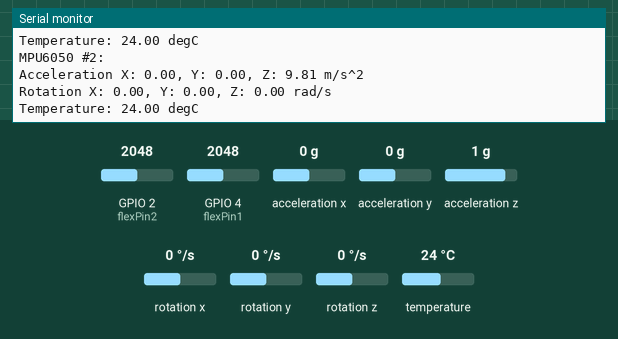
Simulated run of this sketch. Board: ESP32. Shown: the last lines printed to the serial monitor. Inputs (shaded band) come from the test bench; at power-on: acceleration x 0 g, GPIO 2 (flexPin2) = 2048, GPIO 4 (flexPin1) = 2048, acceleration y 0 g, acceleration z 1 g, rotation x 0 °/s, rotation y 0 °/s, rotation z 0 °/s, temperature 24 °C.

Above: at 1.2 s.
1.3 s: acceleration x set to -1.4 g
At 2.0 s:
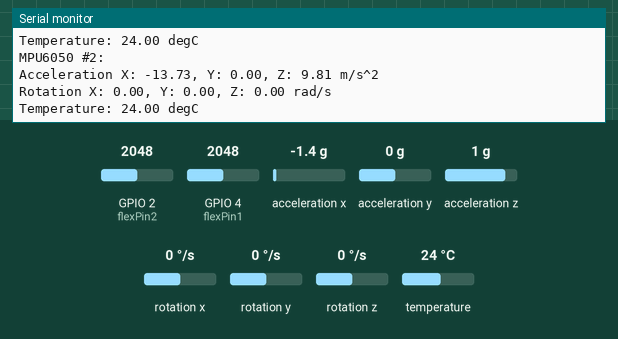
2.8 s: GPIO 2 (flexPin2) set to 2866
4.3 s: GPIO 4 (flexPin1) set to 2866
5.8 s: acceleration y set to -1.4 g
At 6.7 s:
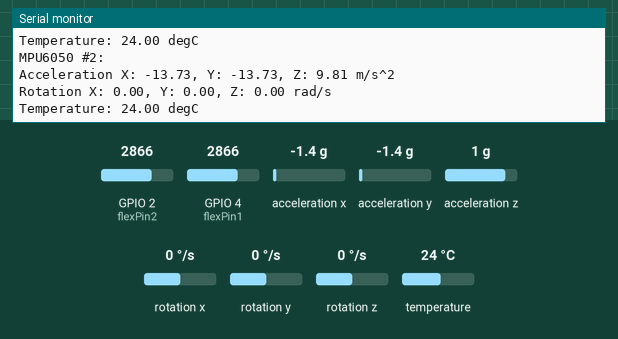
7.3 s: acceleration z set to -1.4 g
At 7.7 s:
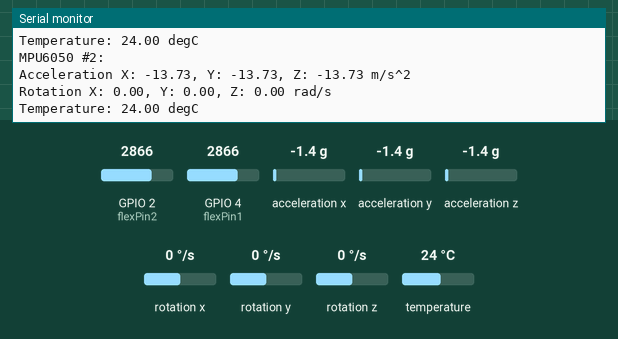
8.8 s: GPIO 2 (flexPin2) set to 3972
Timing chart, 0 to 11.3 s (numbered marks = the images above; inputs shaded):
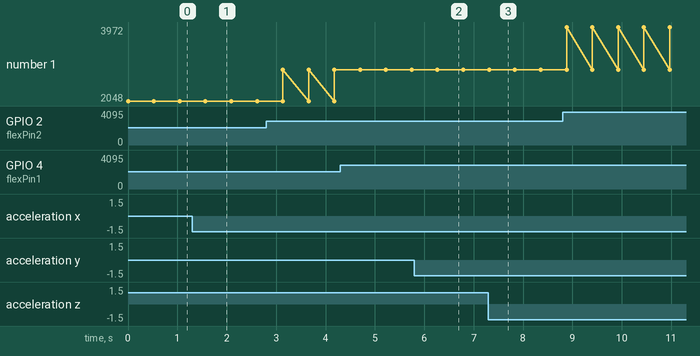

The sketch:

COMPLETE.ino
```cpp
// Complete Test Code for EMBDD

#include <Wire.h>
#include <Adafruit_MPU6050.h>
#include <Adafruit_Sensor.h>


// Flex sensor pins
const int flexPin1 = 4;  // First flex sensor connected to GPIO4
const int flexPin2 = 2;  // Second flex sensor connected to GPIO2

// MPU6050 sensors
Adafruit_MPU6050 mpu1;
Adafruit_MPU6050 mpu2;

/**
 * Sets up the serial communication and initializes two MPU6050 sensors.
 * Configures the accelerometer and gyroscope ranges, as well as the filter bandwidth for each sensor.
 * The function waits until a connection to the serial monitor is established.
 * If either MPU6050 sensor is not found, the setup process halts with an error message.
 */
void setup() {
  Serial.begin(115200);
  while (!Serial)
    delay(10);


  if (!mpu1.begin(0x68)) { // Default I2C address is 0x68
    Serial.println("Failed to find MPU6050 #1");
    while (1) {
      delay(10);
    }
  }
  Serial.println("MPU6050 #1 Found!");


  if (!mpu2.begin(0x69)) { // Alternate I2C address is 0x69
    Serial.println("Failed to find MPU6050 #2");
    while (1) {
      delay(10);
    }
  }
  Serial.println("MPU6050 #2 Found!");


  mpu1.setAccelerometerRange(MPU6050_RANGE_8_G);
  mpu1.setGyroRange(MPU6050_RANGE_500_DEG);
  mpu1.setFilterBandwidth(MPU6050_BAND_5_HZ);


  mpu2.setAccelerometerRange(MPU6050_RANGE_8_G);
  mpu2.setGyroRange(MPU6050_RANGE_500_DEG);
  mpu2.setFilterBandwidth(MPU6050_BAND_5_HZ);


  analogSetAttenuation(ADC_11db);
}

/**
 * Reads the values from the flex sensors and prints their values to the serial monitor.
 * Retrieves the sensor events for both MPU6050 sensors and prints the acceleration, rotation, and temperature values for each sensor.
 * Waits for 500 milliseconds before taking the next reading.
 */
void loop() {

  int flexValue1 = analogRead(flexPin1);
  int flexValue2 = analogRead(flexPin2);


  Serial.print("Flex Sensor 1 (GPIO4): ");
  Serial.println(flexValue1);
  Serial.print("Flex Sensor 2 (GPIO2): ");
  Serial.println(flexValue2);

  //new events
  sensors_event_t a1, g1, temp1;
  sensors_event_t a2, g2, temp2;

  mpu1.getEvent(&a1, &g1, &temp1);
  mpu2.getEvent(&a2, &g2, &temp2);

  // 1st MPU
  Serial.println("MPU6050 #1:");
  Serial.print("Acceleration X: ");
  Serial.print(a1.acceleration.x);
  Serial.print(", Y: ");
  Serial.print(a1.acceleration.y);
  Serial.print(", Z: ");
  Serial.print(a1.acceleration.z);
  Serial.println(" m/s^2");

  Serial.print("Rotation X: ");
  Serial.print(g1.gyro.x);
  Serial.print(", Y: ");
  Serial.print(g1.gyro.y);
  Serial.print(", Z: ");
  Serial.print(g1.gyro.z);
  Serial.println(" rad/s");

  Serial.print("Temperature: ");
  Serial.print(temp1.temperature);
  Serial.println(" degC");
  Serial.println("");

  // 2nd MPU
  Serial.println("MPU6050 #2:");
  Serial.print("Acceleration X: ");
  Serial.print(a2.acceleration.x);
  Serial.print(", Y: ");
  Serial.print(a2.acceleration.y);
  Serial.print(", Z: ");
  Serial.print(a2.acceleration.z);
  Serial.println(" m/s^2");

  Serial.print("Rotation X: ");
  Serial.print(g2.gyro.x);
  Serial.print(", Y: ");
  Serial.print(g2.gyro.y);
  Serial.print(", Z: ");
  Serial.print(g2.gyro.z);
  Serial.println(" rad/s");

  Serial.print("Temperature: ");
  Serial.print(temp2.temperature);
  Serial.println(" degC");
  Serial.println("");

  delay(500);
}
```

Measured:
- after the input at 1.3 s, the serial monitor: prints a new line after 0.27 s (image 1)
- after the input at 5.8 s, the serial monitor: prints a new line after 0.47 s (image 2)
- after the input at 7.3 s, the serial monitor: prints a new line at once (image 3)
- plotted number 1: 2048 → 2866 after the input at 2.8 s, 2866 → 3972 after the input at 8.8 s
